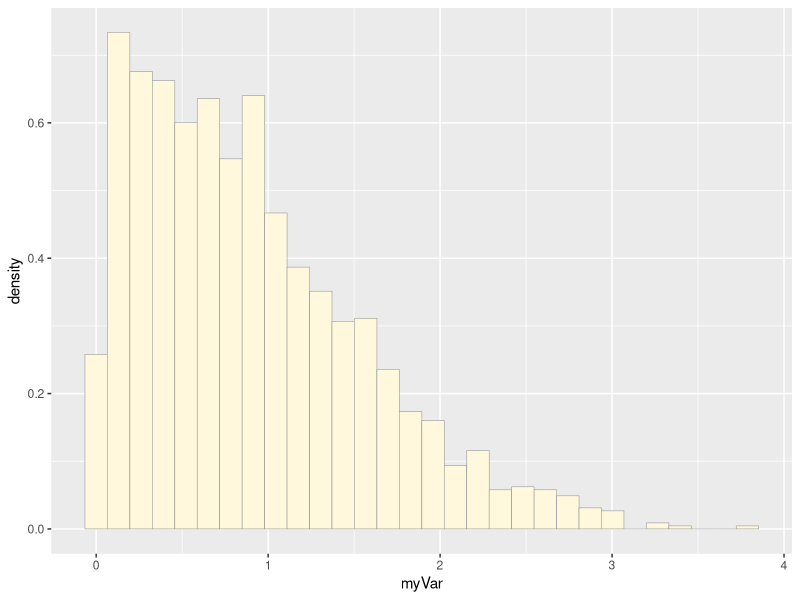
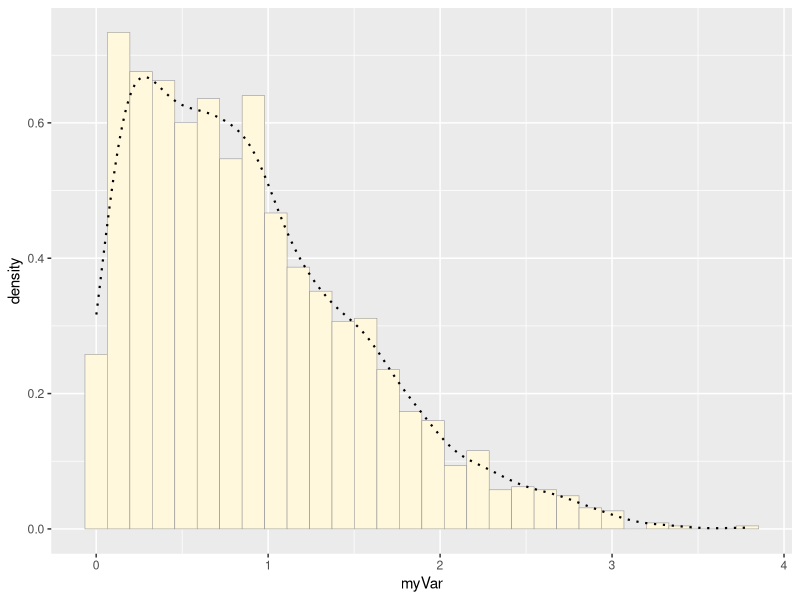
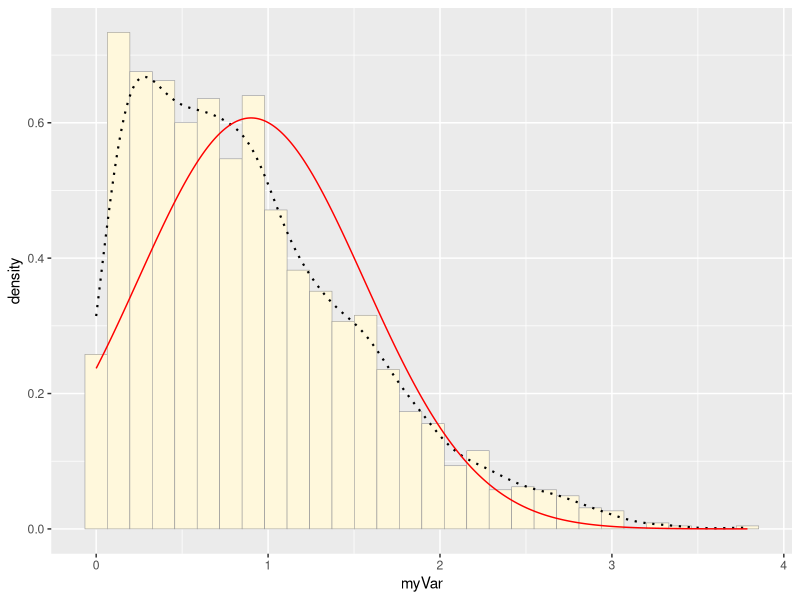
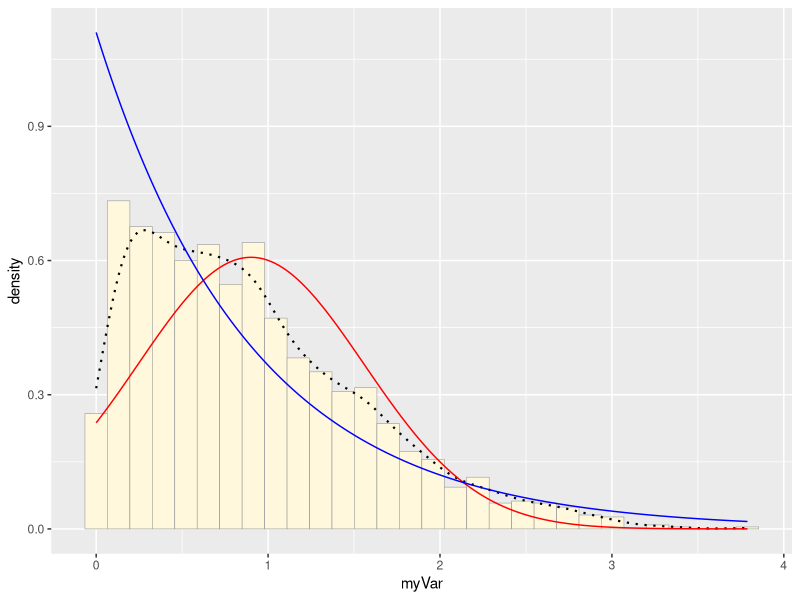
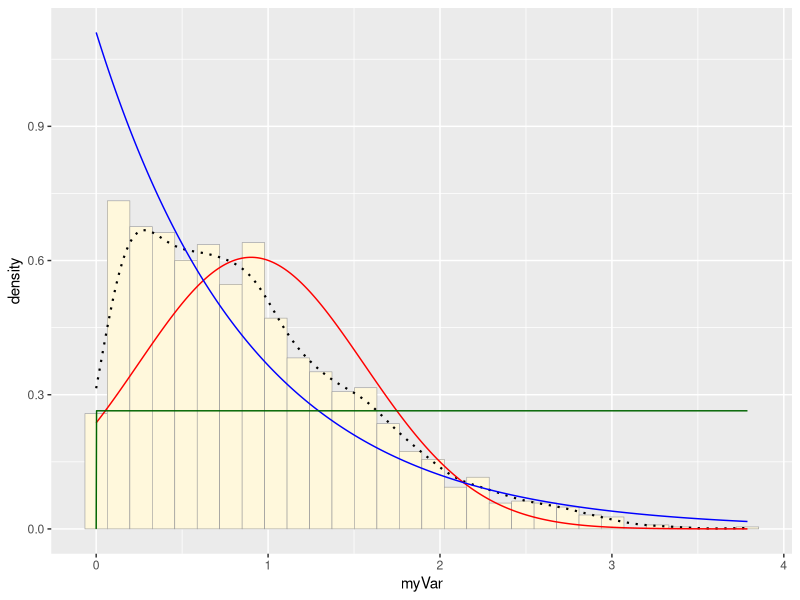
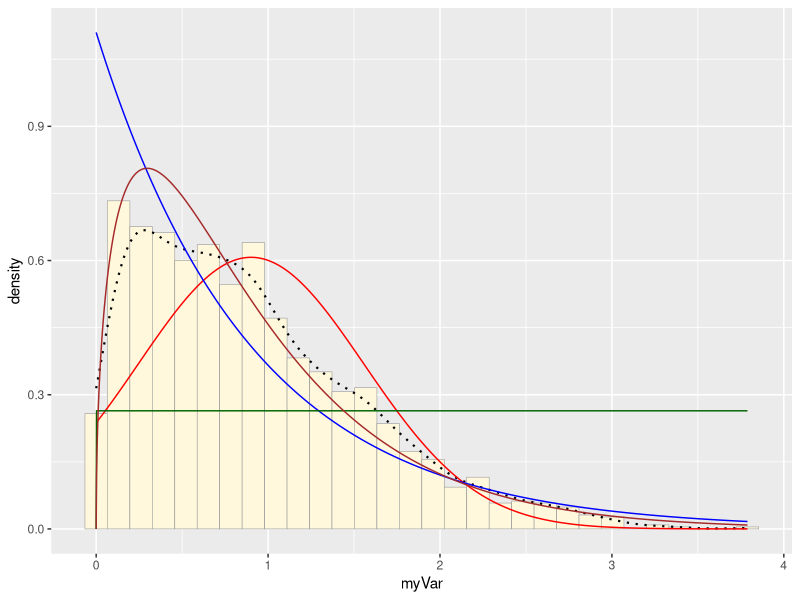
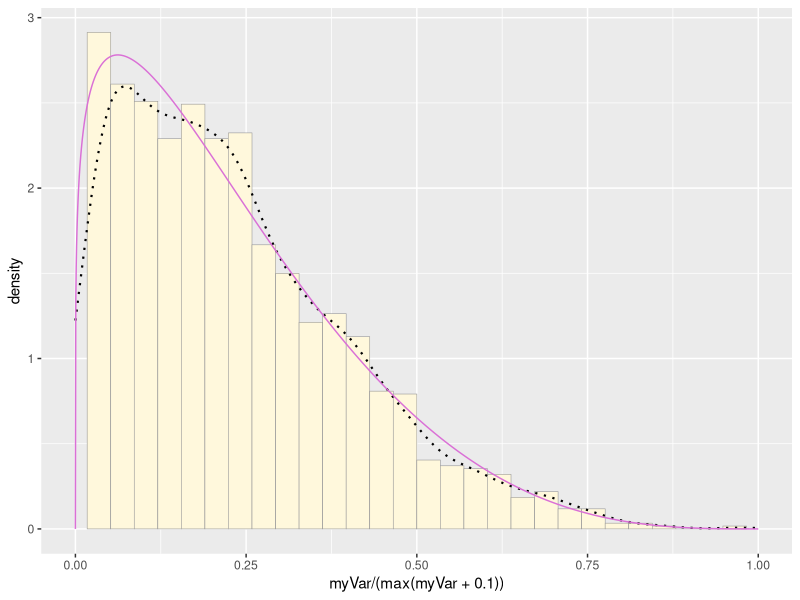
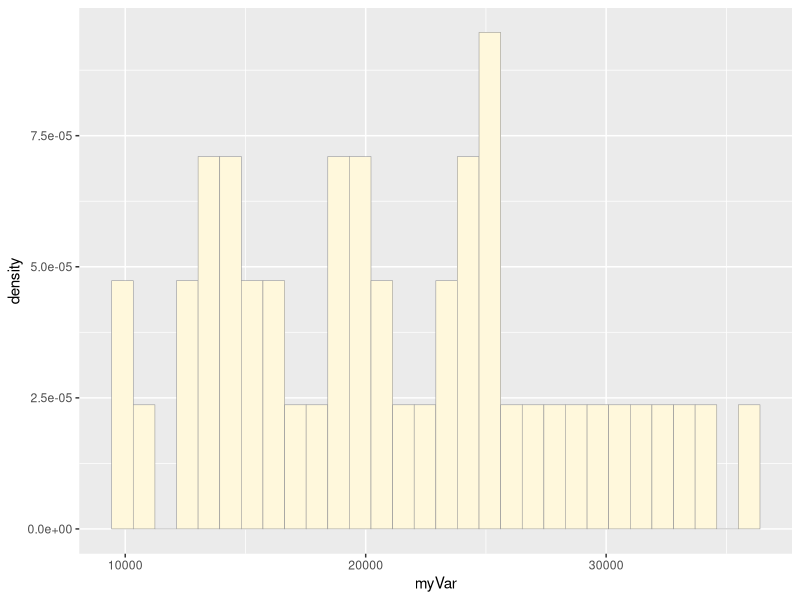

Here is the R script that generated these plots, in order:
## ---- chunk 1
library(ggplot2) # for graphics
library(MASS) # for maximum likelihood estimation

# quick and dirty, a truncated normal distribution to work on the solution set

z <- rnorm(n=3000,mean=0.2)
z <- data.frame(1:3000,z)
names(z) <- list("ID","myVar")
z <- z[z$myVar>0,]
str(z)
summary(z$myVar)

# plot histogram of data
p1 <- ggplot(data=z, aes(x=myVar, y=..density..)) +
  geom_histogram(color="grey60",fill="cornsilk",size=0.2) # plotting x as myVar data and y is rescaled as density so the area under the hisotgram=1
print(p1)

# add empirical density curve
p1 <-  p1 +  geom_density(linetype="dotted",size=0.75) # curve that is fitted to the histogram to smooth out the shape of the graph and does not assume any distribution
print(p1)

# get maximium likelihood parameters for normal
normPars <- fitdistr(z$myVar,"normal") # git a normal distribution to the data and estimate the parameters mean and variance 
print(normPars)
str(normPars)
normPars$estimate["mean"] # note structure of getting a named attribute

# plot normal probability density 
meanML <- normPars$estimate["mean"] # creating a variable for the parameter estimate of "mean" from our data from above
sdML <- normPars$estimate["sd"] # creating a variable from the "normPars" estimate for standard deviation from above

xval <- seq(0,max(z$myVar),len=length(z$myVar)) # creating an x variable to use in "stat_function" for our data from "myVar"

stat <- stat_function(aes(x = xval, y = ..y..), fun = dnorm, colour="red", n = length(z$myVar), args = list(mean = meanML, sd = sdML)) # aes = map plot or plot to fit the new curve to; fun = function used to create the new curve, in this case, we are using the normal distribution "dnorm"; set color of the curve with colour; n = number of points; args =  additional arguments the curve must follow, here we want the mean and sd of our normal distribution estimate from our data found above
p1 + stat # adding our new normal distribution line to our "p1" plot of the histogram of our data. 
# this has used the normal distribution estimates of mean and standard deviation from our data to create a normal distribution curve. 
 # note: the normal distribution doesnt fit our data too well - there is a biased mean here

# plot exponential probability density 
expoPars <- fitdistr(z$myVar,"exponential")
rateML <- expoPars$estimate["rate"]

stat2 <- stat_function(aes(x = xval, y = ..y..), fun = dexp, colour="blue", n = length(z$myVar), args = list(rate=rateML)) # "dexp" is the function for exponential distribution; constraining our "dexp" curve to the rate estimate found above
p1 + stat + stat2
 
# plot uniform probability density 
stat3 <- stat_function(aes(x = xval, y = ..y..), fun = dunif, colour="darkgreen", n = length(z$myVar), args = list(min=min(z$myVar), max=max(z$myVar))) # here we dont need to use fitdistr, because the parameters are just the min and max values of the data
p1 + stat + stat2 + stat3
 
# plot gamma probability density 
gammaPars <- fitdistr(z$myVar,"gamma")
shapeML <- gammaPars$estimate["shape"]
rateML <- gammaPars$estimate["rate"]

stat4 <- stat_function(aes(x = xval, y = ..y..), fun = dgamma, colour="brown", n = length(z$myVar), args = list(shape=shapeML, rate=rateML))
p1 + stat + stat2 + stat3 + stat4

# plot beta probability density 
pSpecial <- ggplot(data=z, aes(x=myVar/(max(myVar + 0.1)), y=..density..)) +
  geom_histogram(color="grey60",fill="cornsilk",size=0.2) + 
  xlim(c(0,1)) +
  geom_density(size=0.75,linetype="dotted")

betaPars <- fitdistr(x=z$myVar/max(z$myVar + 0.1),start=list(shape1=1,shape2=2),"beta")
shape1ML <- betaPars$estimate["shape1"]
shape2ML <- betaPars$estimate["shape2"]

statSpecial <- stat_function(aes(x = xval, y = ..y..), fun = dbeta, colour="orchid", n = length(z$myVar), args = list(shape1=shape1ML,shape2=shape2ML))
pSpecial + statSpecial
## ---- chunk 2
library(ggplot2) # for graphics
library(MASS) # for maximum likelihood estimation

# quick and dirty, a truncated normal distribution to work on the solution set

#z <- rnorm(n=3000,mean=0.2)
z <- read.table("S6aMo_UIC_eyeArea.csv",header=TRUE,sep=",", stringsAsFactors=FALSE)
#z <- data.frame(1:3000,z)
names(z) <- list("ID","myVar")
z <- z[z$myVar>0,]
str(z)
summary(z$myVar)

# plot histogram of data
p1 <- ggplot(data=z, aes(x=myVar, y=..density..)) +
  geom_histogram(color="grey60",fill="cornsilk",size=0.2) 
print(p1)

# add empirical density curve
p1 <-  p1 +  geom_density(linetype="dotted",size=0.75)
print(p1)

# get maximium likelihood parameters for normal
normPars <- fitdistr(z$myVar,"normal")
print(normPars)
str(normPars)
normPars$estimate["mean"] # note structure of getting a named attribute

# plot normal probability density 
meanML <- normPars$estimate["mean"]
sdML <- normPars$estimate["sd"]

xval <- seq(0,max(z$myVar),len=length(z$myVar))

stat <- stat_function(aes(x = xval, y = ..y..), fun = dnorm, colour="red", n = length(z$myVar), args = list(mean = meanML, sd = sdML))
p1 + stat
 
# plot exponential probability density 
expoPars <- fitdistr(z$myVar,"exponential")
rateML <- expoPars$estimate["rate"]

stat2 <- stat_function(aes(x = xval, y = ..y..), fun = dexp, colour="blue", n = length(z$myVar), args = list(rate=rateML))
p1 + stat + stat2
 
# plot uniform probability density 
stat3 <- stat_function(aes(x = xval, y = ..y..), fun = dunif, colour="darkgreen", n = length(z$myVar), args = list(min=min(z$myVar), max=max(z$myVar)))
p1 + stat + stat2 + stat3
 
# plot gamma probability density 
gammaPars <- fitdistr(z$myVar/10,"gamma") # numbers are too large and need to be scaled down for it reads an error 
shapeML <- gammaPars$estimate["shape"]
rateML <- gammaPars$estimate["rate"]

stat4 <- stat_function(aes(x = xval, y = ..y..), fun = dgamma, colour="brown", n = length(z$myVar), args = list(shape=shapeML, rate=rateML))
p1 + stat + stat2 + stat3 + stat4

# plot gamma probability density 
gammaPars <- fitdistr(z$myVar/100,"gamma") # trying scaling down more to see what it does
shapeML <- gammaPars$estimate["shape"]
rateML <- gammaPars$estimate["rate"]

stat4 <- stat_function(aes(x = xval, y = ..y..), fun = dgamma, colour="brown", n = length(z$myVar), args = list(shape=shapeML, rate=rateML))
p1 + stat + stat2 + stat3 + stat4

# plot beta probability density 
pSpecial <- ggplot(data=z, aes(x=myVar/(max(myVar + 0.1)), y=..density..)) +
  geom_histogram(color="grey60",fill="cornsilk",size=0.2) + 
  xlim(c(0,1)) +
  geom_density(size=0.75,linetype="dotted")

betaPars <- fitdistr(x=z$myVar/max(z$myVar + 0.1),start=list(shape1=1,shape2=2),"beta")
shape1ML <- betaPars$estimate["shape1"]
shape2ML <- betaPars$estimate["shape2"]

statSpecial <- stat_function(aes(x = xval, y = ..y..), fun = dbeta, colour="orchid", n = length(z$myVar), args = list(shape1=shape1ML,shape2=shape2ML))
pSpecial + statSpecial
## ---- chunk 3
z_sim <- rnorm(n=47,mean=meanML,sd=sdML) 
z_sim <- data.frame(1:47, z_sim)
names(z_sim) <- list("ID1","myVar1")
str(z_sim)

# plot histogram of simulated data:
p_sim <- ggplot(data=z_sim, aes(x=myVar1, y=..density..)) +
  geom_histogram(color="grey60",fill="cornsilk",size=0.2) 
print(p_sim)

# add the normal probability density curve:
xval1 <- seq(0,max(z_sim$myVar1),len=length(z_sim$myVar1))

stat1 <- stat_function(aes(x = xval1, y = ..y..), fun = dnorm, colour="red", n = length(z$myVar), args = list(mean = meanML, sd = sdML))
p_sim + stat1

# plot a histogram of my original data to compare: 
# generating the histogram plot of my data
p1 <- ggplot(data=z, aes(x=myVar, y=..density..)) +
  geom_histogram(color="grey60",fill="cornsilk",size=0.2)  

# generating the normal probability distribution curve and adding it to the histogram...
meanML <- normPars$estimate["mean"]
sdML <- normPars$estimate["sd"]

xval <- seq(0,max(z$myVar),len=length(z$myVar))

 stat <- stat_function(aes(x = xval, y = ..y..), fun = dnorm, colour="red", n = length(z$myVar), args = list(mean = meanML, sd = sdML))
 p1 + stat
